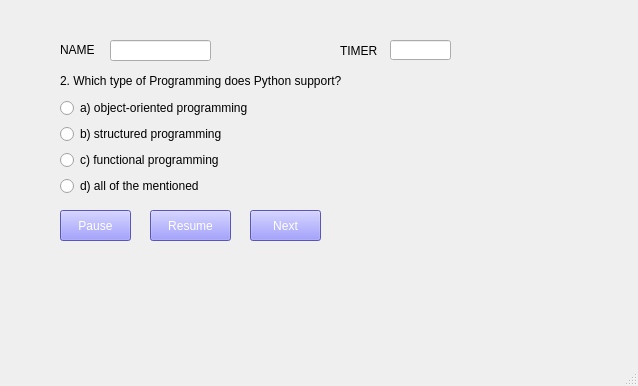
<?xml version="1.0" encoding="UTF-8"?>
<ui version="4.0">
 <class>q2</class>
 <widget class="QMainWindow" name="q2">
  <property name="geometry">
   <rect>
    <x>0</x>
    <y>0</y>
    <width>638</width>
    <height>386</height>
   </rect>
  </property>
  <property name="windowTitle">
   <string>screen2q2</string>
  </property>
  <widget class="QWidget" name="centralwidget">
   <widget class="QWidget" name="verticalLayoutWidget">
    <property name="geometry">
     <rect>
      <x>60</x>
      <y>70</y>
      <width>391</width>
      <height>126</height>
     </rect>
    </property>
    <layout class="QVBoxLayout" name="verticalLayout">
     <item>
      <widget class="QLabel" name="ques">
       <property name="text">
        <string>2. Which type of Programming does Python support?</string>
       </property>
      </widget>
     </item>
     <item>
      <widget class="QRadioButton" name="r1">
       <property name="text">
        <string>a) object-oriented programming</string>
       </property>
      </widget>
     </item>
     <item>
      <widget class="QRadioButton" name="r2">
       <property name="text">
        <string>b) structured programming</string>
       </property>
      </widget>
     </item>
     <item>
      <widget class="QRadioButton" name="r3">
       <property name="text">
        <string>c) functional programming</string>
       </property>
      </widget>
     </item>
     <item>
      <widget class="QRadioButton" name="r4">
       <property name="text">
        <string>d) all of the mentioned</string>
       </property>
      </widget>
     </item>
    </layout>
   </widget>
   <widget class="QPushButton" name="push">
    <property name="geometry">
     <rect>
      <x>60</x>
      <y>210</y>
      <width>71</width>
      <height>31</height>
     </rect>
    </property>
    <property name="styleSheet">
     <string notr="true">background-color: rgb(125, 121, 255);
border-color: rgb(0, 85, 127);
font: 75 9pt &quot;Arial&quot;;
color:rgb(255, 255, 255);

</string>
    </property>
    <property name="text">
     <string>Pause</string>
    </property>
   </widget>
   <widget class="QPushButton" name="resume">
    <property name="geometry">
     <rect>
      <x>150</x>
      <y>210</y>
      <width>81</width>
      <height>31</height>
     </rect>
    </property>
    <property name="styleSheet">
     <string notr="true">background-color: rgb(125, 121, 255);
border-color: rgb(0, 85, 127);
font: 75 9pt &quot;Arial&quot;;
color:rgb(255, 255, 255);
</string>
    </property>
    <property name="text">
     <string>Resume</string>
    </property>
   </widget>
   <widget class="QPushButton" name="nextend">
    <property name="geometry">
     <rect>
      <x>250</x>
      <y>210</y>
      <width>71</width>
      <height>31</height>
     </rect>
    </property>
    <property name="styleSheet">
     <string notr="true">background-color: rgb(125, 121, 255);
border-color: rgb(0, 85, 127);
font: 75 9pt &quot;Arial&quot;;
color:rgb(255, 255, 255);
</string>
    </property>
    <property name="text">
     <string>Next</string>
    </property>
   </widget>
   <widget class="QLabel" name="timer">
    <property name="geometry">
     <rect>
      <x>340</x>
      <y>40</y>
      <width>141</width>
      <height>21</height>
     </rect>
    </property>
    <property name="text">
     <string>TIMER</string>
    </property>
   </widget>
   <widget class="QLineEdit" name="T2">
    <property name="geometry">
     <rect>
      <x>390</x>
      <y>40</y>
      <width>61</width>
      <height>20</height>
     </rect>
    </property>
    <property name="styleSheet">
     <string notr="true"/>
    </property>
   </widget>
   <widget class="QLabel" name="label">
    <property name="geometry">
     <rect>
      <x>60</x>
      <y>40</y>
      <width>111</width>
      <height>20</height>
     </rect>
    </property>
    <property name="text">
     <string>NAME</string>
    </property>
   </widget>
   <widget class="QLineEdit" name="T1">
    <property name="geometry">
     <rect>
      <x>110</x>
      <y>40</y>
      <width>101</width>
      <height>21</height>
     </rect>
    </property>
    <property name="styleSheet">
     <string notr="true">border-color: rgb(0, 0, 0);</string>
    </property>
   </widget>
  </widget>
  <widget class="QMenuBar" name="menubar">
   <property name="geometry">
    <rect>
     <x>0</x>
     <y>0</y>
     <width>638</width>
     <height>18</height>
    </rect>
   </property>
  </widget>
  <widget class="QStatusBar" name="statusbar"/>
 </widget>
 <resources/>
 <connections/>
</ui>
